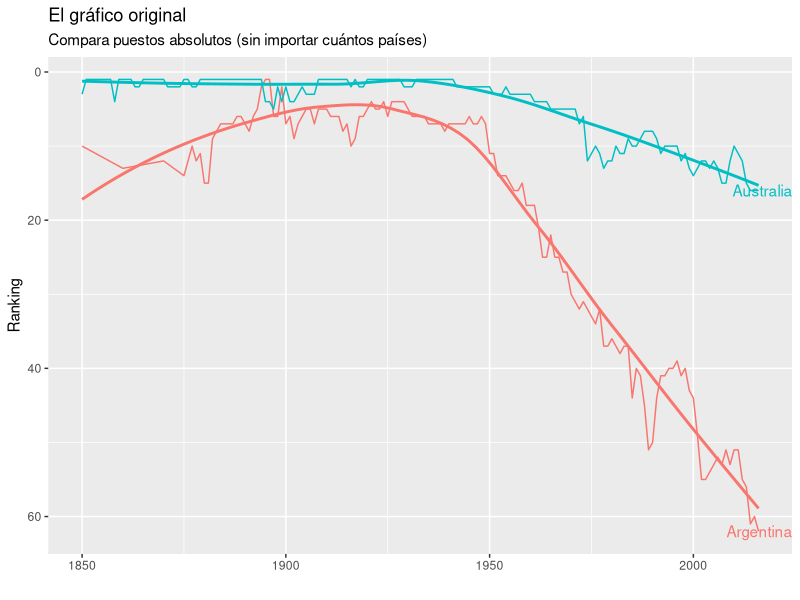
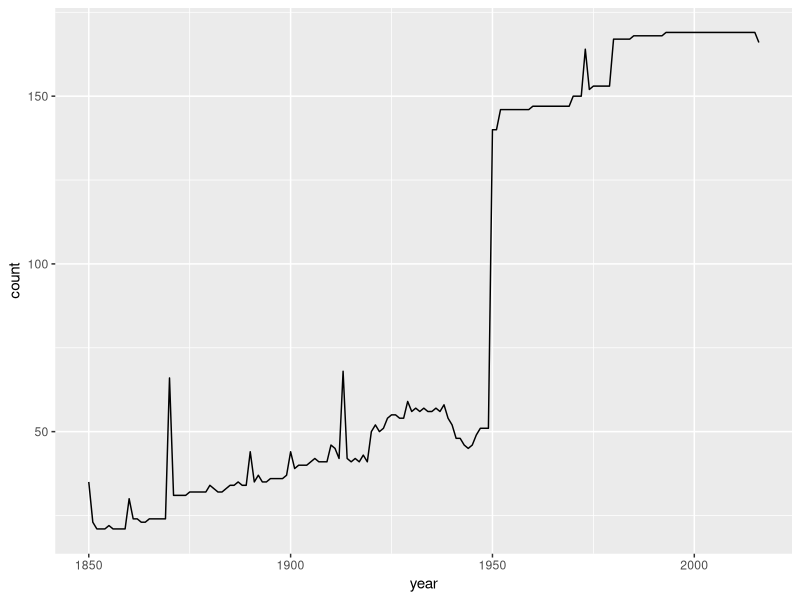
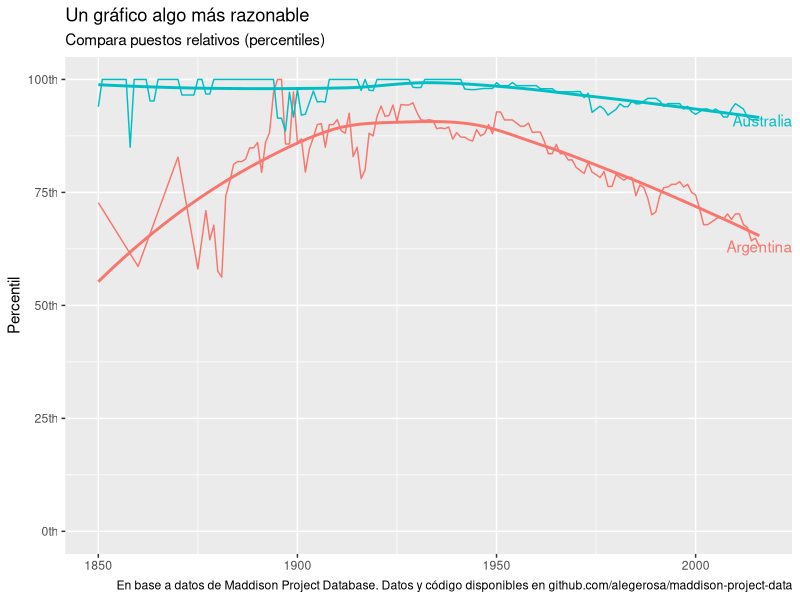
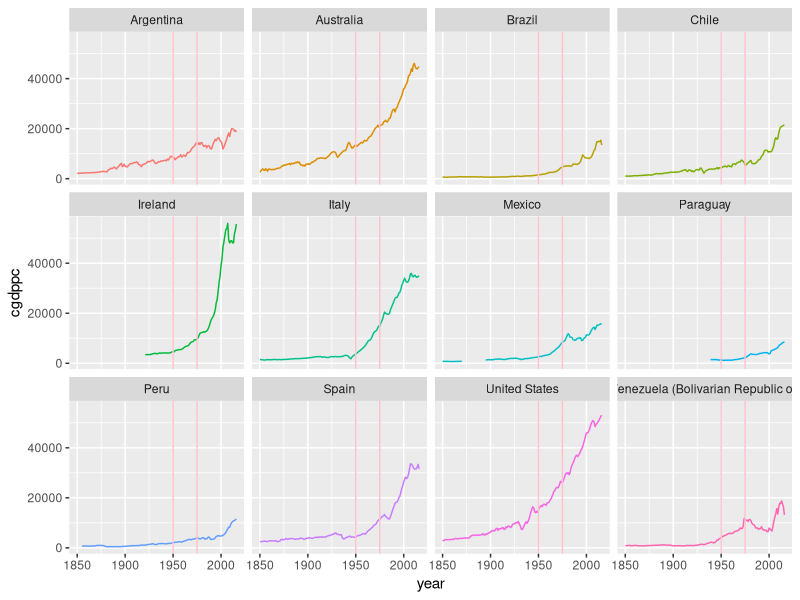
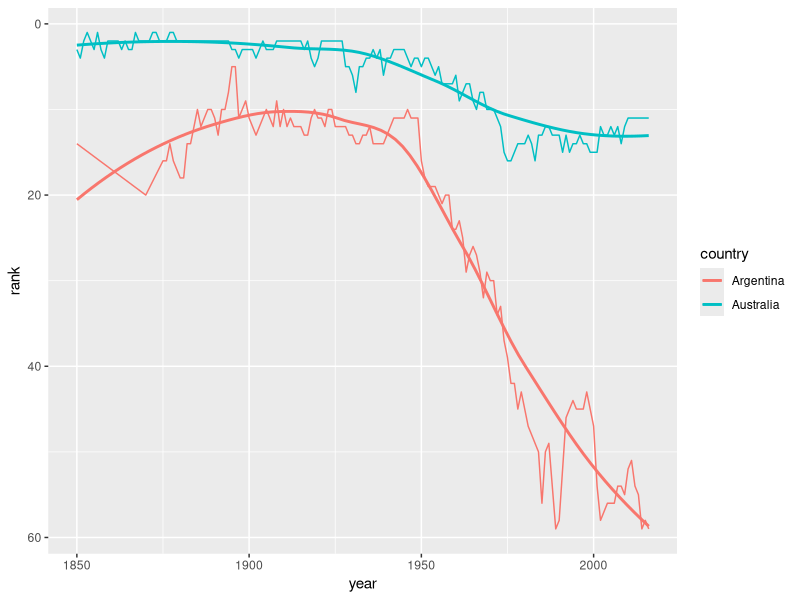
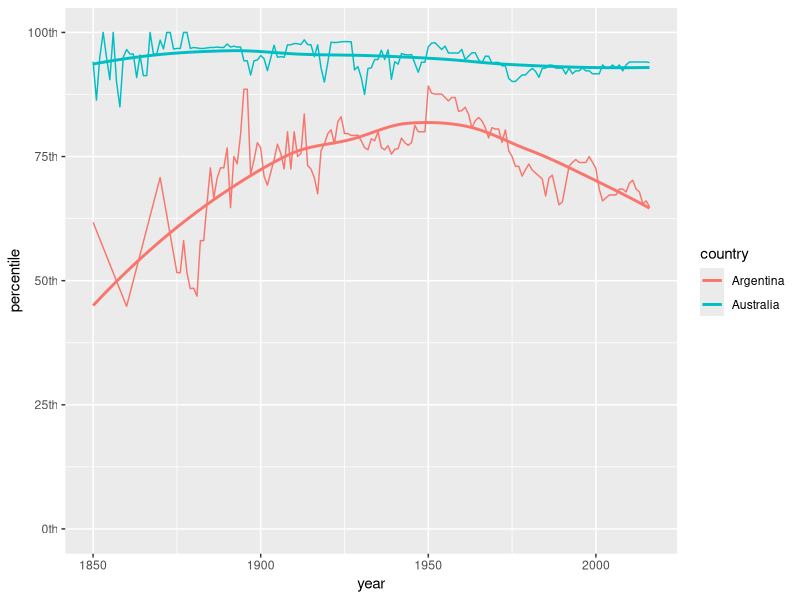
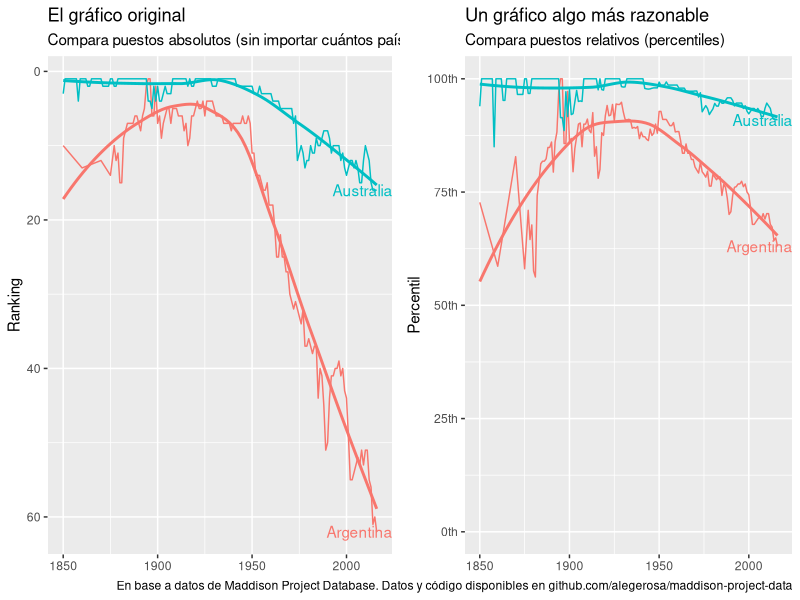

Reproduce these figures in R, in order.
## ---- chunk 1
knitr::opts_chunk$set(echo = TRUE)
library(tidyverse)
library(readxl)
library(cowplot)

caption <- "En base a datos de Maddison Project Database. Datos y código disponibles en github.com/alegerosa/maddison-project-data"
  
  
## ---- chunk 2
data <- read_xlsx("data/mpd2018.xlsx", sheet = 2)



## ---- chunk 3
gdp_with_rankings <- data %>%
  group_by(year) %>%
  mutate(rank = row_number(desc(cgdppc)),
         perc_rank = percent_rank(cgdppc),
         percentile = perc_rank * 100,
         rank_better_ties = rank(desc(cgdppc), ties.method = "min", na.last = "keep"))
## ---- chunk 4

p <- gdp_with_rankings %>%
  filter(countrycode %in% c("ARG", "AUS"),
         year >= 1850) %>% 
  ggplot(aes(x = year, rank, color = country)) +
  geom_line() +
  scale_y_reverse() +
  geom_text(data = filter(gdp_with_rankings, year == "2016" & countrycode %in% c("ARG", "AUS")), aes(label = country, colour = country, x = Inf, y = rank), hjust = 1) +
  guides(color = FALSE) +
  labs(x = NULL,
       y = "Ranking",
      title = "El gráfico original",
      subtitle = "Compara puestos absolutos (sin importar cuántos países)",
      caption = " ") +
  geom_smooth(se = FALSE)
p

## ---- chunk 5
counts <- gdp_with_rankings %>%
  group_by(year) %>% 
  summarise(count = sum(!is.na(rgdpnapc))) %>% 
  filter(year >= 1850) %>%
  ggplot(aes(year, count))

counts + geom_line()

## ---- chunk 6
q <- gdp_with_rankings %>%
  filter(countrycode %in% c("ARG", "AUS"),
         year >= 1850) %>% 
  ggplot(aes(year, percentile, color = country)) +
  geom_line() +
  scale_y_continuous(labels = scales::ordinal) +
  coord_cartesian(ylim=c(0,100)) +
  geom_text(data = filter(gdp_with_rankings, year == "2016" & countrycode %in% c("ARG", "AUS")), aes(label = country, colour = country, x = Inf, y = percentile), hjust = 1) +
  guides(color = FALSE) +
  labs(x = NULL,
       y = "Percentil",
      title = "Un gráfico algo más razonable",
      subtitle = "Compara puestos relativos (percentiles)",
      caption = caption) +
  geom_smooth(se = FALSE)

q


## ---- chunk 7
graficos <- plot_grid(p, q)

ggsave("graficos.jpg", graficos, width = 3, height = 1 )
## ---- chunk 8
comparisons <- c("ARG", "AUS", "USA", "VEN", "MEX", "CHL", "PER", "BRA", "IRL", "ITA", "ESP", "PRY")

gdp_plot <- gdp_with_rankings %>%
  filter(year >= 1850, countrycode %in% comparisons) %>% 
  ggplot(aes(year, cgdppc, color = country))

gdp_plot + geom_line() +
  facet_wrap(~country) + guides(color = FALSE) +
  geom_vline(xintercept = 1950, color = "pink") +
  geom_vline(xintercept = 1975, color = "pink")




  

## ---- chunk 9

gdp_with_rgd_rankings <- data %>%
  group_by(year) %>%
  mutate(rank = row_number(desc(rgdpnapc)),
         perc_rank = percent_rank(rgdpnapc),
         percentile = perc_rank * 100,
         rank_better_ties = rank(desc(rgdpnapc), ties.method = "min", na.last = "keep"))

rgd <- gdp_with_rgd_rankings %>%
  filter(countrycode %in% c("ARG", "AUS"),
         year >= 1850) %>% 
  ggplot(aes(x = year, rank, color = country)) 

rgd + geom_line() +
  scale_y_reverse() +
  geom_smooth(se = FALSE)

perc_rgd <- gdp_with_rgd_rankings %>%
  filter(countrycode %in% c("ARG", "AUS"),
         year >= 1850) %>% 
  ggplot(aes(year, percentile, color = country))

perc_rgd + geom_line() +
  scale_y_continuous(labels = scales::ordinal) +
  coord_cartesian(ylim=c(0,100)) +
  geom_smooth(se = FALSE)
